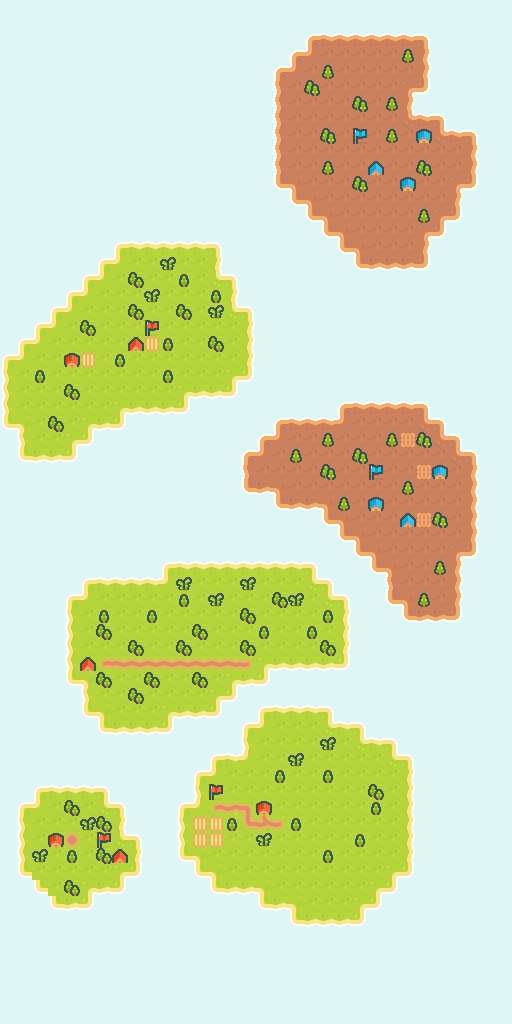

Below is a game level as drawn by its tile map, then a one-line description and the .tmx file that defines it, in full:
An orthogonal 32x64 tile map with 16x16 px tiles, 1 tile layer (Tile Layer 1).

<map version="1.5" tiledversion="1.7.2" orientation="orthogonal" renderorder="right-down" width="32" height="64" tilewidth="16" tileheight="16" infinite="0" nextlayerid="2" nextobjectid="1">
 <tileset firstgid="1" name="tiles_packed" tilewidth="16" tileheight="16" tilecount="120" columns="12">
  <image source="Tilemap/tiles_packed.png" width="192" height="160" />
 </tileset>
 <layer id="1" name="Tile Layer 1" width="32" height="64">
  <data encoding="csv">
43,43,43,43,43,43,43,43,43,43,43,43,43,43,43,43,43,43,43,43,43,43,43,43,43,43,43,43,43,43,43,43,
43,43,43,43,43,43,43,43,43,43,43,43,43,43,43,43,43,43,43,43,43,43,43,43,43,43,43,43,43,43,43,43,
43,43,43,43,43,43,43,43,43,43,43,43,43,43,43,43,43,43,43,44,45,45,45,45,45,45,46,43,43,43,43,43,
43,43,43,43,43,43,43,43,43,43,43,43,43,43,43,43,43,43,44,60,57,57,57,57,57,55,58,43,43,43,43,43,
43,43,43,43,43,43,43,43,43,43,43,43,43,43,43,43,43,44,60,57,55,57,57,57,57,57,58,43,43,43,43,43,
43,43,43,43,43,43,43,43,43,43,43,43,43,43,43,43,43,56,57,67,57,57,57,57,57,47,70,43,43,43,43,43,
43,43,43,43,43,43,43,43,43,43,43,43,43,43,43,43,43,56,57,57,57,57,67,57,55,58,43,43,43,43,43,43,
43,43,43,43,43,43,43,43,43,43,43,43,43,43,43,43,43,56,57,57,57,57,57,57,57,59,45,46,43,43,43,43,
43,43,43,43,43,43,43,43,43,43,43,43,43,43,43,43,43,56,57,57,67,57,103,57,55,57,79,59,45,46,43,43,
43,43,43,43,43,43,43,43,43,43,43,43,43,43,43,43,43,56,57,57,57,57,57,57,57,57,57,57,57,58,43,43,
43,43,43,43,43,43,43,43,43,43,43,43,43,43,43,43,43,56,57,57,55,57,57,91,57,57,67,57,57,58,43,43,
43,43,43,43,43,43,43,43,43,43,43,43,43,43,43,43,43,68,48,57,57,57,67,57,57,79,57,57,47,70,43,43,
43,43,43,43,43,43,43,43,43,43,43,43,43,43,43,43,43,43,68,48,57,57,57,57,57,57,57,57,58,43,43,43,
43,43,43,43,43,43,43,43,43,43,43,43,43,43,43,43,43,43,43,68,48,57,57,57,57,57,55,47,70,43,43,43,
43,43,43,43,43,43,43,43,43,43,43,43,43,43,43,43,43,43,43,43,68,48,57,57,57,57,47,70,43,43,43,43,
43,43,43,43,43,43,43,38,39,39,39,39,39,40,43,43,43,43,43,43,43,68,48,57,57,57,58,43,43,43,43,43,
43,43,43,43,43,43,38,54,51,51,37,51,51,52,43,43,43,43,43,43,43,43,68,69,69,69,70,43,43,43,43,43,
43,43,43,43,43,38,54,51,61,51,51,49,51,53,40,43,43,43,43,43,43,43,43,43,43,43,43,43,43,43,43,43,
43,43,43,43,38,54,51,51,51,37,51,51,51,49,52,43,43,43,43,43,43,43,43,43,43,43,43,43,43,43,43,43,
43,43,43,38,54,51,51,51,61,51,51,61,51,37,53,40,43,43,43,43,43,43,43,43,43,43,43,43,43,43,43,43,
43,43,38,54,51,61,51,51,51,97,51,51,51,51,51,52,43,43,43,43,43,43,43,43,43,43,43,43,43,43,43,43,
43,38,54,51,51,51,51,51,85,110,49,51,51,61,51,52,43,43,43,43,43,43,43,43,43,43,43,43,43,43,43,43,
38,54,51,51,73,110,51,49,51,51,51,51,51,51,51,52,43,43,43,43,43,43,43,43,43,43,43,43,43,43,43,43,
50,51,49,51,51,51,51,51,51,51,49,51,51,51,41,64,43,43,43,43,43,43,43,43,43,43,43,43,43,43,43,43,
50,51,51,51,61,51,51,51,51,51,51,41,63,63,64,43,43,43,43,43,43,43,43,43,43,43,43,43,43,43,43,43,
50,51,51,51,51,51,51,41,63,63,63,64,43,43,43,43,43,43,43,43,43,44,45,45,45,45,46,43,43,43,43,43,
62,42,51,61,51,41,63,64,43,43,43,43,43,43,43,43,43,44,45,45,45,60,57,57,57,57,59,46,43,43,43,43,
43,50,51,51,41,64,43,43,43,43,43,43,43,43,43,43,44,60,57,57,55,57,57,57,55,116,67,59,46,43,43,43,
43,62,63,63,64,43,43,43,43,43,43,43,43,43,43,44,60,57,55,57,57,57,67,57,57,57,57,57,59,46,43,43,
43,43,43,43,43,43,43,43,43,43,43,43,43,43,43,56,57,57,57,57,67,57,57,103,57,57,116,79,57,58,43,43,
43,43,43,43,43,43,43,43,43,43,43,43,43,43,43,68,69,48,57,57,57,57,57,57,57,55,57,57,57,58,43,43,
43,43,43,43,43,43,43,43,43,43,43,43,43,43,43,43,43,68,69,69,48,55,57,79,57,57,57,57,57,58,43,43,
43,43,43,43,43,43,43,43,43,43,43,43,43,43,43,43,43,43,43,43,68,48,57,57,57,91,116,67,57,58,43,43,
43,43,43,43,43,43,43,43,43,43,43,43,43,43,43,43,43,43,43,43,43,68,48,57,57,57,57,57,57,58,43,43,
43,43,43,43,43,43,43,43,43,43,43,43,43,43,43,43,43,43,43,43,43,43,68,48,57,57,57,57,47,70,43,43,
43,43,43,43,43,43,43,43,43,43,38,39,39,39,39,39,39,39,39,40,43,43,43,68,48,57,57,55,58,43,43,43,
43,43,43,43,43,38,39,39,39,39,54,37,51,51,51,37,51,51,51,53,40,43,43,43,56,57,57,57,58,43,43,43,
43,43,43,43,38,54,51,51,51,51,51,49,51,37,51,51,51,61,37,51,53,40,43,43,68,48,55,57,58,43,43,43,
43,43,43,43,50,51,49,51,51,49,51,51,51,51,51,61,51,51,51,51,49,52,43,43,43,68,69,69,70,43,43,43,
43,43,43,43,50,51,61,51,51,51,51,51,61,51,51,51,49,51,51,49,51,52,43,43,43,43,43,43,43,43,43,43,
43,43,43,43,50,51,51,51,61,51,51,61,51,51,51,61,51,51,51,51,61,52,43,43,43,43,43,43,43,43,43,43,
43,43,43,43,50,85,102,99,99,99,99,99,99,99,99,114,41,63,63,63,63,64,43,43,43,43,43,43,43,43,43,43,
43,43,43,43,62,42,61,51,51,61,51,51,61,51,41,63,64,43,43,43,43,43,43,43,43,43,43,43,43,43,43,43,
43,43,43,43,43,50,51,51,61,51,51,51,51,41,64,43,43,43,43,43,43,43,43,43,43,43,43,43,43,43,43,43,
43,43,43,43,43,62,42,51,51,51,41,63,63,64,43,43,38,39,39,39,40,43,43,43,43,43,43,43,43,43,43,43,
43,43,43,43,43,43,62,63,63,63,64,43,43,43,43,38,54,51,51,51,53,39,40,43,43,43,43,43,43,43,43,43,
43,43,43,43,43,43,43,43,43,43,43,43,43,43,43,50,51,51,51,51,37,51,53,39,40,43,43,43,43,43,43,43,
43,43,43,43,43,43,43,43,43,43,43,43,43,38,39,54,51,51,37,51,51,51,51,51,53,40,43,43,43,43,43,43,
43,43,43,43,43,43,43,43,43,43,43,43,38,54,51,51,51,49,51,51,49,51,51,51,51,52,43,43,43,43,43,43,
43,43,38,39,39,39,40,43,43,43,43,43,50,97,51,51,51,51,51,51,51,51,51,61,51,52,43,43,43,43,43,43,
43,38,54,51,61,51,53,40,43,43,43,38,54,102,75,76,73,51,51,51,51,51,51,49,51,52,43,43,43,43,43,43,
43,50,51,51,51,37,61,52,43,43,43,50,110,110,49,98,90,114,49,51,51,51,51,51,51,52,43,43,43,43,43,43,
43,50,51,73,112,51,97,53,40,43,43,50,110,110,51,51,37,51,51,51,51,51,49,51,51,52,43,43,43,43,43,43,
43,50,37,51,49,51,61,85,52,43,43,62,42,51,51,51,51,51,51,51,49,51,51,51,51,52,43,43,43,43,43,43,
43,62,51,51,51,51,51,41,64,43,43,43,62,42,51,51,51,51,51,51,51,51,51,51,41,64,43,43,43,43,43,43,
43,43,62,51,61,41,63,64,43,43,43,43,43,62,63,63,42,51,51,51,51,51,51,41,64,43,43,43,43,43,43,43,
43,43,43,62,63,64,43,43,43,43,43,43,43,43,43,43,62,63,42,51,51,51,41,64,43,43,43,43,43,43,43,43,
43,43,43,43,43,43,43,43,43,43,43,43,43,43,43,43,43,43,62,63,63,63,64,43,43,43,43,43,43,43,43,43,
43,43,43,43,43,43,43,43,43,43,43,43,43,43,43,43,43,43,43,43,43,43,43,43,43,43,43,43,43,43,43,43,
43,43,43,43,43,43,43,43,43,43,43,43,43,43,43,43,43,43,43,43,43,43,43,43,43,43,43,43,43,43,43,43,
43,43,43,43,43,43,43,43,43,43,43,43,43,43,43,43,43,43,43,43,43,43,43,43,43,43,43,43,43,43,43,43,
43,43,43,43,43,43,43,43,43,43,43,43,43,43,43,43,43,43,43,43,43,43,43,43,43,43,43,43,43,43,43,43,
43,43,43,43,43,43,43,43,43,43,43,43,43,43,43,43,43,43,43,43,43,43,43,43,43,43,43,43,43,43,43,43,
43,43,43,43,43,43,43,43,43,43,43,43,43,43,43,43,43,43,43,43,43,43,43,43,43,43,43,43,43,43,43,43
</data>
 </layer>
</map>
